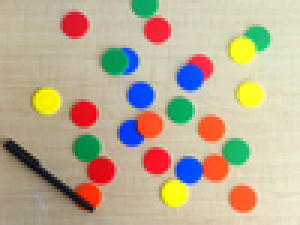
%> input picture L1/im2.png, 100 x 75 px, shrunk from 518 x 391 before the run (shown 3 times larger)
$ octave question2.m   (GNU Octave 9; MATLAB toolbox functions it lacks are replaced by stand-ins)
%> lines starting %> are read from the running program, lines starting %| are printed output that depends on the picture
imc = imread('im2.png'); % Read the image
%> imc is the input picture: size 75x100x3 uint8; mean R, G, B 188.4, 173.2, 148.1
img = rgb2gray(imc); % Convert to grayscale
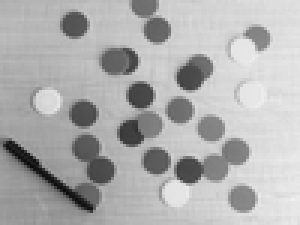
%> img: size 75x100 uint8 (shown 3 times larger); min 10, max 240, mean 174.9
imshow(img); % View image
imwrite(img, 'L1/report/img2_gray.png'); % Save the grayscale image

H = size(img, 1); % Read the height of the image
%> H = 75
W = size(img, 2); % Read the width of the image
%> W = 100

Hist_arr = zeros(1, 256); % Array for holding the (original) histogram
Hist_eq_arr = zeros(1, 256); % Array for holding the (equalized) histogram

CDF_array = zeros(1, length(Hist_arr)); % array to hold cumulative distribution function (CDF)

hist_eq_img = uint8(zeros(H, W)); % A 2D array for keeping histogram equalized image (intensity in 8 bit integers)

for i = 1:H
    for j = 1:W
        Hist_arr(1, img(i, j) + 1) = Hist_arr (1, img(i, j) + 1) + 1;
    end
end
%> after the loop, Hist_arr = 256 values, max 135 at index 223, min 0 at index 1, mean 29.3

figure;
bar(Hist_arr);
title('Histogram of Original Image');
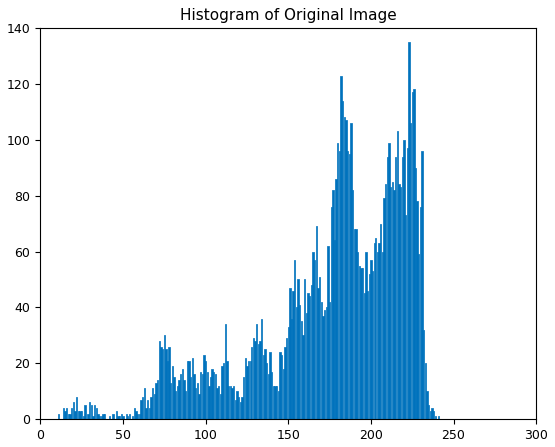
%> figure redrawn from the program's plot data; tallest bar 135 high, from x = 222.6 to 223.4
saveas(gcf, 'L1/report/img2_hist_orig.png', 'png');

Hist_arr_pdf = Hist_arr / (H * W); % PDF
%> Hist_arr_pdf = 256 values, max 0.018 at index 223, min 0 at index 1, mean 0.00391

figure;
plot(0:255, Hist_arr_pdf, 'r-');
xlabel('Gray Level');
ylabel('Probability Density Function (PDF)');
grid on;
axis([0 255 0 max(Hist_arr_pdf) * 1.1]);
title('PDF of Original Image');
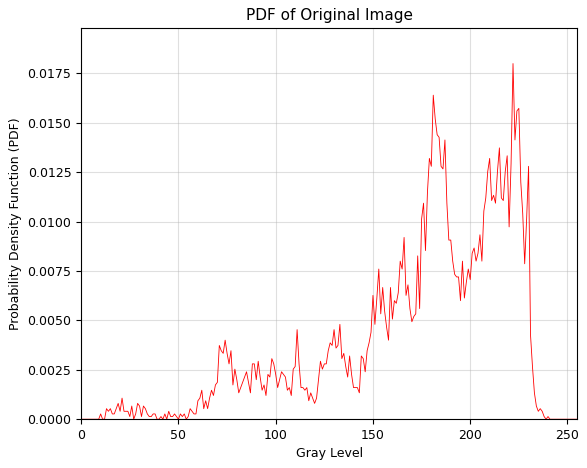
%> figure redrawn from the program's plot data; curve peaks at x = 222, y = 0.018
saveas(gcf, 'L1/report/img2_pdf_orig.png', 'png');

dummy1 = 0; % A dummy variable to hold the summation results

for k = 1:length(Hist_arr) % Generating the CDF from PDF
    dummy1 = dummy1 + Hist_arr_pdf(k);
    CDF_array(k) = dummy1;
end
%> this loop made 256 passes
%> dummy1 on passes 1 to 3: 0, 0, 0
%> after the loop, CDF_array = 256 values from 0 to 1; dummy1 = 1

figure;
plot(0:255, CDF_array, 'b-');
title('CDF of Original Image');
xlabel('Gray Level');
ylabel('Cumulative Probability');
grid on;
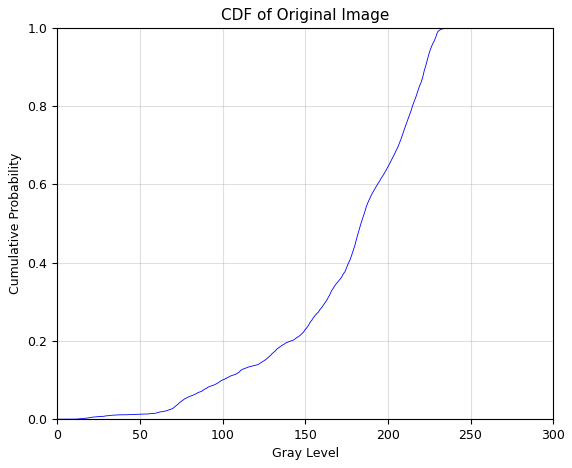
%> figure redrawn from the program's plot data; curve peaks at x = 240, y = 1
saveas(gcf, 'L1/report/img2_cdf_orig.png', 'png');

for l = 1:H % Histogram equalization

    for m = 1:W
        hist_eq_img(l, m) = round(CDF_array(img(l, m) + 1) * (length(Hist_arr_pdf) - 1)); % scale to 255 and round to nearest integer
        Hist_eq_arr(1, hist_eq_img(l, m) + 1) = Hist_eq_arr (1, hist_eq_img(l, m) + 1) + 1; % Its histogram
    end

end
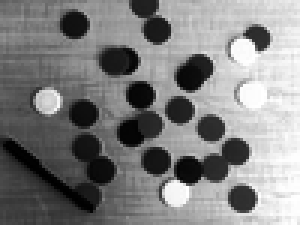
%> hist_eq_img: size 75x100 uint8 (shown 3 times larger); min 0, max 255, mean 128.7
%> after the loop, Hist_eq_arr = 256 values, max 135 at index 228, min 0 at index 60, mean 29.3

% Display the histogram of equalized image
figure;
subplot(2, 1, 1);
bar(Hist_eq_arr);
title('Histogram of Equalized Image');

% Create a mapping table showing original gray levels and their new values
mapping = zeros(1, 256);

for i = 1:256
    mapping(i) = round(CDF_array(i) * 255);
end
%> after the loop, mapping = 256 values from 0 to 255

% Display the mapping
subplot(2, 1, 2);
plot(0:255, mapping, 'r-', 0:255, 0:255, 'b--');
title('Mapping from Original to Equalized Gray Levels');
xlabel('Original Gray Level');
ylabel('New Gray Level');
legend('Equalization Mapping', 'Identity Line');
grid on;
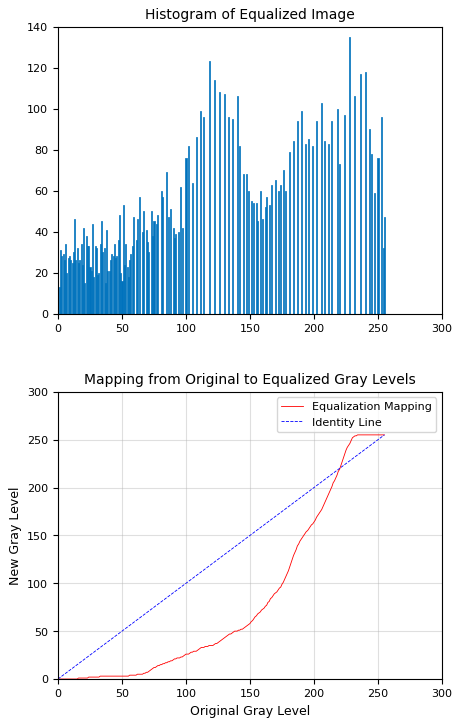
%> figure redrawn from the program's plot data, 2 panels; panel 1: tallest bar 135 high, from x = 227.6 to 228.4; panel 2: curve peaks at x = 234, y = 255; panel 2: curve peaks at x = 255, y = 255
saveas(gcf, 'L1/report/img2_mapping.png', 'png');

% Display the equalized image
figure;
subplot(1, 2, 1);
imshow(img);
title('Original Image');
subplot(1, 2, 2);
imshow(hist_eq_img);
title('Histogram Equalized Image');
saveas(gcf, 'L1/report/img2_equalized.png', 'png');
